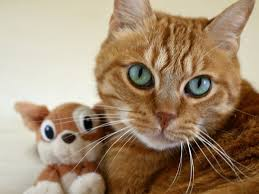
#> input picture 07-concatenate_images.py/images.png, 259 x 194 px
$ python 01-concatenate_images.py
#> lines starting #> are read from the running program, lines starting #| are printed output that depends on the picture
import cv2
import numpy as np

img = cv2.imread("images.png")
#> img is the input picture: shape (194, 259, 3); mean B, G, R 113.2, 139.2, 162.3

cv2.imshow("orijinal", img)

#concatenate vertical
vertical_img = np.vstack((img,img))
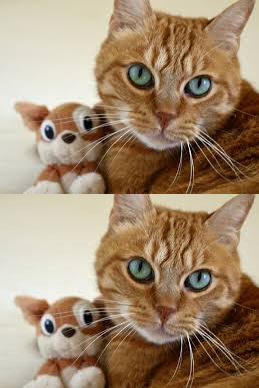
#> vertical_img: shape (388, 259, 3); mean B, G, R 113.2, 139.2, 162.3
cv2.imshow("Vertical_img", vertical_img)


#concatenate horizontal
horizontal_img = np.hstack((img,img))
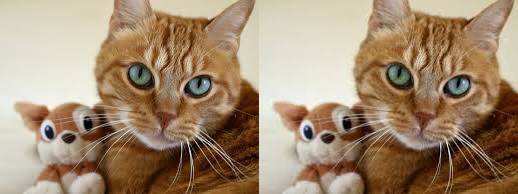
#> horizontal_img: shape (194, 518, 3); mean B, G, R 113.2, 139.2, 162.3
cv2.imshow("horizontal_cont", horizontal_img)
